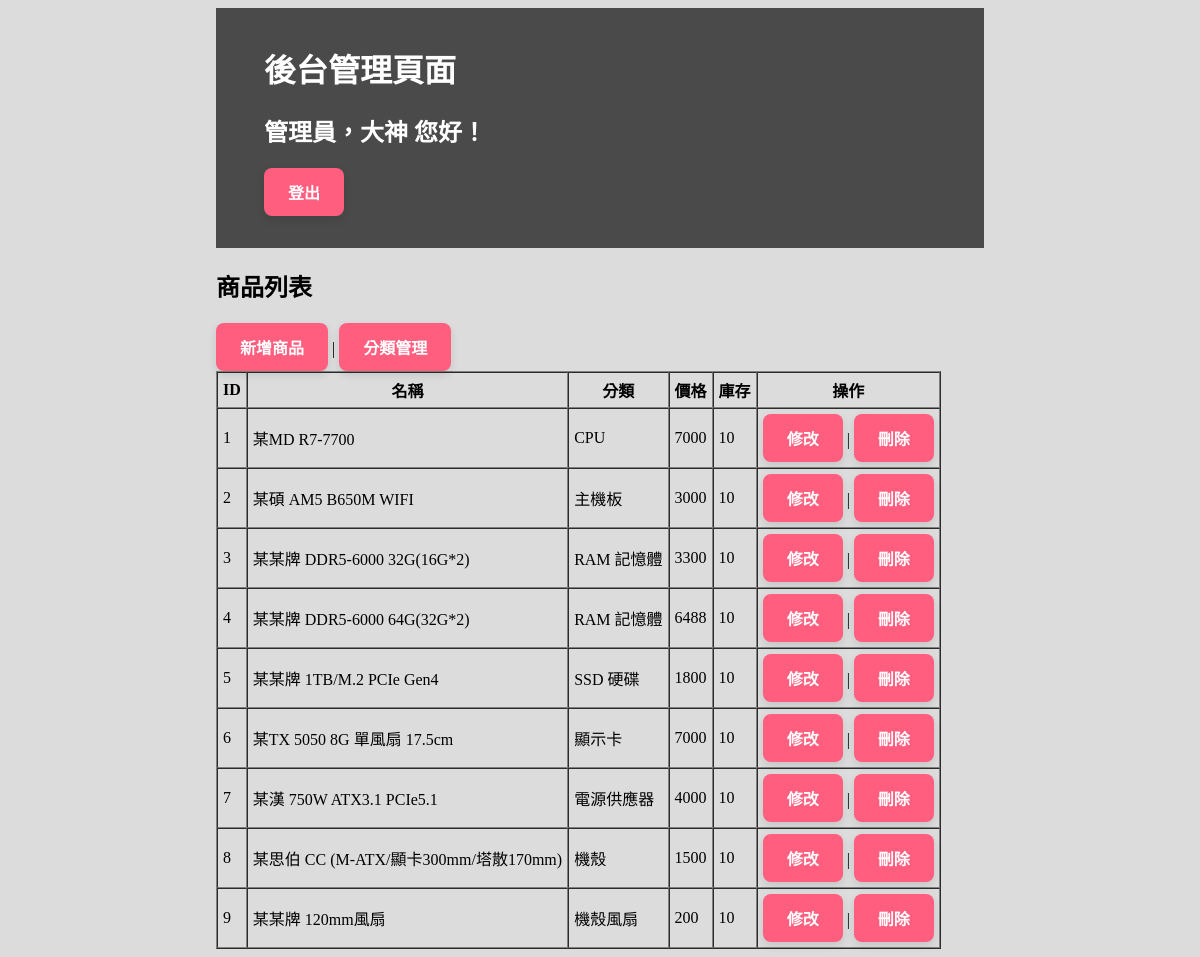
The page /admin/parts_list.php (signed in) on the database its author committed.
### tables this page shows
CREATE TABLE parts (
    id INTEGER PRIMARY KEY AUTOINCREMENT,
    category_id INTEGER NOT NULL,
    name TEXT NOT NULL,
    description TEXT,
    price REAL NOT NULL,
    stock INTEGER NOT NULL DEFAULT 0,
    FOREIGN KEY (category_id) REFERENCES categories(id)
);

CREATE TABLE categories (
    id INTEGER PRIMARY KEY AUTOINCREMENT,
    name TEXT NOT NULL
);

### admin/parts_list.php (the view, shortened to what this page needs)
<?php
require_once '../database/db.php';
$sql = "SELECT parts.*, categories.name AS category_name
        FROM parts
        INNER JOIN categories ON parts.category_id = categories.id
        ORDER BY parts.id ASC";
$stmt = $pdo->query($sql);
$parts = $stmt->fetchAll(PDO::FETCH_ASSOC);
?>
<!DOCTYPE html>
<html lang="zh-TW">
<head>
  <link rel="stylesheet" href="../assets/style.css">
</head>
<body>
	<header>
		<h1>後台管理頁面</h1>
		<h2>管理員，<?php echo htmlspecialchars($_SESSION["username"]); ?> 您好！</h2>
		<p><a href="../users/logout.php">登出</a></p>
    </header>
	<main>
		<h2>商品列表</h2>
		<a href="parts_add.php">新增商品</a> | <a href="categories_list.php">分類管理</a>
		<table border="1" cellpadding="5" cellspacing="0">
			<tr>
				<th>ID</th><th>名稱</th><th>分類</th><th>價格</th><th>庫存</th><th>操作</th>
			</tr>
			<?php foreach($parts as $part): ?>
			<tr>
				<td><?= $part['id'] ?></td>
				<td><?= htmlspecialchars($part['name']) ?></td>
				<td><?= htmlspecialchars($part['category_name']) ?></td>
				<td><?= $part['price'] ?></td>
				<td><?= $part['stock'] ?></td>
				<td>
					<a href="parts_edit.php?id=<?= $part['id'] ?>">修改</a> |
					<a href="parts_delete.php?id=<?= $part['id'] ?>" onclick="return confirm('確定刪除？')">刪除</a>
				</td>
			</tr>
			<?php endforeach; ?>
		</table>
	</main>
</body>

### assets/style.css (style rules this page uses)
body { background-color:#dcdcdc; padding-left: 13rem; padding-right: 13rem; }
body a { display: inline-block; text-decoration: none; background-color: #ff5e7e; color: white; border: none; border-radius: 8px; padding: 12px 24px; font-size: 16px; font-weight: bold; cursor: pointer; transition: all 0.2s ease-in-out; box-shadow: 0 4px 8px rgba(0, 0, 0, 0.1); }
header { background-color:#4a4a4a; padding-left:3rem; padding-bottom:1rem; padding-top:1rem; }
header h1 { color:white; }
header h2 { color:white; }
header p { color:white; }

### rows shown on the page
parts: id "1", name "某MD R7-7700", category.name "CPU", price "7000", stock "10"
parts: id "2", name "某碩 AM5 B650M WIFI", category.name "主機板", price "3000", stock "10"
parts: id "3", name "某某牌 DDR5-6000 32G(16G*2)", category.name "RAM 記憶體", price "3300", stock "10"
parts: id "4", name "某某牌 DDR5-6000 64G(32G*2)", category.name "RAM 記憶體", price "6488", stock "10"
parts: id "5", name "某某牌 1TB/M.2 PCIe Gen4", category.name "SSD 硬碟", price "1800", stock "10"
parts: id "6", name "某TX 5050 8G 單風扇 17.5cm", category.name "顯示卡", price "7000", stock "10"
parts: id "7", name "某漢 750W ATX3.1 PCIe5.1", category.name "電源供應器", price "4000", stock "10"
parts: id "8", name "某思伯 CC (M-ATX/顯卡300mm/塔散170mm)", category.name "機殼", price "1500", stock "10"
parts: id "9", name "某某牌 120mm風扇", category.name "機殼風扇", price "200", stock "10"

### other values the page prints
$_SESSION["username"] "大神"
